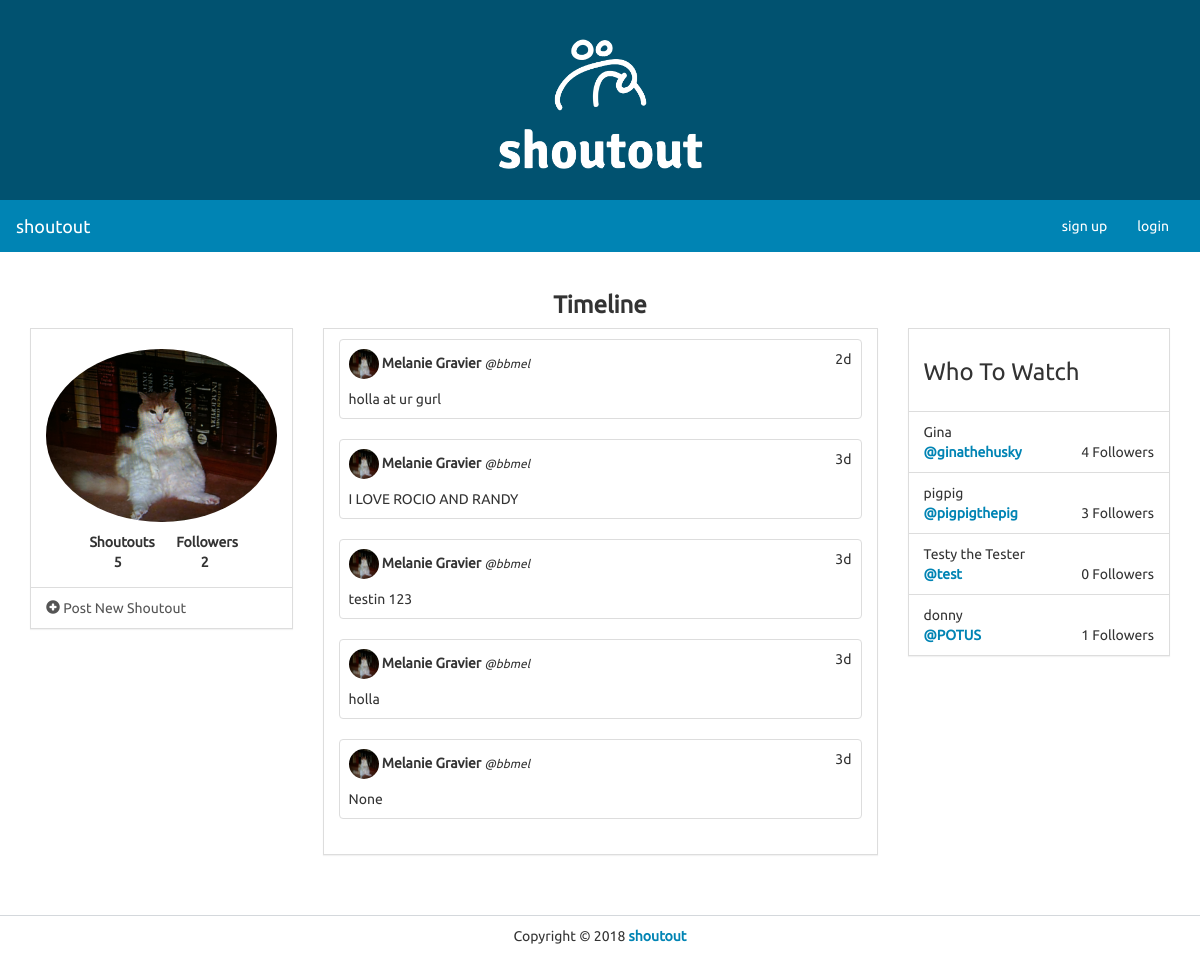
The app's page /timeline/bbmel with its own data.
### models.py (models this page shows)
class User(UserMixin, db.Model):
    id = db.Column(db.Integer, primary_key=True)
    name = db.Column(db.String(100))
    username = db.Column(db.String(30))
    image = db.Column(db.String(100))
    password = db.Column(db.String(50))
    join_date = db.Column(db.DateTime)
    shoutous = db.relationship('Shoutout', backref='user', lazy='dynamic')
    following = db.relationship('User', secondary=followers,
        primaryjoin=(followers.c.follower_id == id),
        secondaryjoin=(followers.c.followee_id == id),
        backref=db.backref('followers', lazy='dynamic'), lazy='dynamic')
    followed_by = db.relationship('User', secondary=followers,
        primaryjoin=(followers.c.followee_id == id),
        secondaryjoin=(followers.c.follower_id == id),
        backref=db.backref('followees', lazy='dynamic'), lazy='dynamic')

class Shoutout(db.Model):
    id = db.Column(db.Integer, primary_key=True)
    user_id = db.Column(db.Integer, db.ForeignKey('user.id'))
    text = db.Column(db.String(200))
    date_created = db.Column(db.DateTime)

### views.py (the view, shortened to what this page needs)
@app.route('/timeline', defaults={'username' : None})
@app.route('/timeline/<username>') # generalizes the timeline
def timeline(username):
    form = ShoutoutForm()
    if username:
        user = User.query.filter_by(username=username).first()
        if not user:
            abort(404)
        shoutouts = Shoutout.query.filter_by(user=user).order_by(Shoutout.date_created.desc()).all()
        total_shoutouts = len(shoutouts)
    who_to_watch = User.query.filter(User.id != user.id).order_by(db.func.random()).limit(4).all()
    current_time = datetime.now()
    followed_by_count = user.followed_by.count()
    return render_template('timeline.html', form=form, shoutouts=shoutouts, current_time=current_time, current_user=user, total_shoutouts=total_shoutouts, who_to_watch=who_to_watch, logged_in_user=current_user, followed_by_count=followed_by_count)

### app.py (called while the page is built)
@app.template_filter('time_since')
def time_since(delta):
    seconds = delta.total_seconds()
    days, seconds = divmod(seconds, 86400)
    hours, seconds = divmod(seconds, 3600)
    minutes, seconds = divmod(seconds, 60)
    if days > 0:
        return '%dd' % (days)
    elif hours > 0:
        return '%dh' % (hours)
    elif minutes > 0:
        return '%dm' % (minutes)
    else:
        return 'Just now'

### templates/timeline.html (shortened to what this page needs)
{% extends "base.html" %}
{% block content %}
			<div class="row">
				<div class="col-lg-12">
					<h3 class="text-center bold">Timeline</h3>
				</div>
				<div class="col-lg-3">
					<div class="panel panel-default">
						<div class="panel-body">
							<div class="row pad">
								<div class="col-lg-12">
									<img src="{{ current_user.image }}" class="img-responsive img-circle center-block" alt="Image" />
								</div>
							</div>
							<div class="row pad">
								<div class="col-lg-4 col-lg-offset-2 text-center">
									<strong>
										Shoutouts <br />
										{{ total_shoutouts }}
									</strong>
								</div>
								<div class="col-lg-4 text-center">
									<strong>
										Followers <br />
										{{ followed_by_count }}
									</strong>
								</div>
							</div>
						</div>
						<ul class="list-group">
							<a class="list-group-item" data-toggle="modal" href="#newPost" data-backdrop="static" data-keboard="false">
								<i class="glyphicon glyphicon-plus-sign"></i> Post New Shoutout
							</a>
						</ul>
					</div>
				</div>
				<div class="col-lg-6">
					<div class="panel panel-default">
						<div class="panel-body">
							{% for shoutout in shoutouts %}
								<div class="row">
									<div class="col-xs-12 col-sm-12 col-md-12 col-lg-12">
										<div class="thumbnail">
											<div class="caption">
												<div class="row">
													<div class="col-lg-10">
														<img src="{{ shoutout.user.image }}" style="width: 30px; height: 30px;" class="img-circle">
														<strong>{{ shoutout.user.name }}</strong>
														<small><em>@{{ shoutout.user.username }}</em></small>
													</div>
													<div class="col-lg-2 text-right">
														{{ (current_time - shoutout.date_created)|time_since }}
													</div>
												</div>
												<div class="row pad">
													<div class="col-lg-12">
														{{ shoutout.text }}
													</div>
												</div>
											</div>
										</div>
									</div>
								</div>
							{% endfor %}
						</div>
					</div>
				</div>
				<div class="col-lg-3">
					<div class="panel panel-default">
						<div class="panel-body">
							<h3>Who To Watch</h3>
						</div>
						<ul class="list-group">
							{% for user in who_to_watch %}
								<li class="list-group-item">
									{{ user.name }}
									<div>
										<strong><a href="{{ url_for('profile', username=user.username) }}">@{{ user.username }}</a></strong>
										<span class="pull-right">
											{{ user.followed_by.all()|length }} Followers
										</span>
									</div>
								</li>
						    {% endfor %}
						</ul>
					</div>
				</div>
			</div>
		</div>
{% endblock %}

### static/css/styles.css (style rules this page uses)
body { font-family: Ubuntu, verdana, georgia, serif, sans-serif; }
a, a:hover, a:active, a:focus, a:visited { text-decoration: none; }
.bold { font-weight: bolder !important; }
div.panel, .btn, .navbar { border-radius: 0; }
.pad { margin-top: 10px !important; }
div.panel-body { padding-top: 10px; }
div.thumbnail { padding: 0; }

### records on screen
User: image (picture)
Shoutout: user.image (picture), user.name "Melanie Gravier", user.username "bbmel", (current_time-shoutout.date_created)|time_since "2d", text "holla at ur gurl"
Shoutout: user.image (picture), user.name "Melanie Gravier", user.username "bbmel", (current_time-shoutout.date_created)|time_since "3d", text "I LOVE ROCIO AND RANDY"
Shoutout: user.image (picture), user.name "Melanie Gravier", user.username "bbmel", (current_time-shoutout.date_created)|time_since "3d", text "testin 123"
Shoutout: user.image (picture), user.name "Melanie Gravier", user.username "bbmel", (current_time-shoutout.date_created)|time_since "3d", text "holla"
Shoutout: user.image (picture), user.name "Melanie Gravier", user.username "bbmel", (current_time-shoutout.date_created)|time_since "3d", text "None"
User: name "Gina", username "ginathehusky", followed_by.all|length "4"
User: name "pigpig", username "pigpigthepig", followed_by.all|length "3"
User: name "Testy the Tester", username "test", followed_by.all|length "0"
User: name "donny", username "POTUS", followed_by.all|length "1"

### other values on screen
{{ total_shoutouts }} "5"
{{ followed_by_count }} "2"
